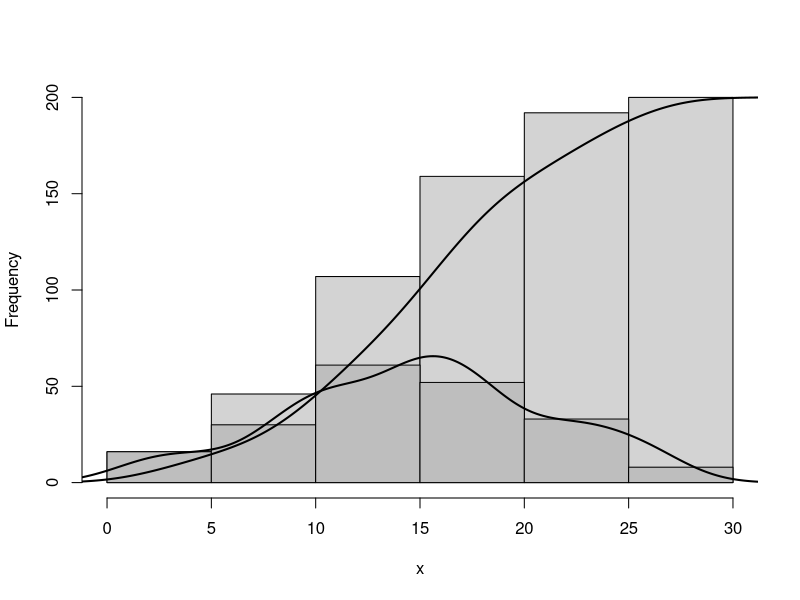

Recreate this plot in R.
## Make some sample data
x <- sample(0:30, 200, replace=T, prob=15 - abs(15 - 0:30))

## Calculate and plot the two histograms
hcum <- h <- hist(x, plot=FALSE)
hcum$counts <- cumsum(hcum$counts)
plot(hcum, main="")
plot(h, add=T, col="grey")

## Plot the density and cumulative density
d <- density(x)
lines(x = d$x, y = d$y * length(x) * diff(h$breaks)[1], lwd = 2)
lines(x = d$x, y = cumsum(d$y)/max(cumsum(d$y)) * length(x), lwd = 2)